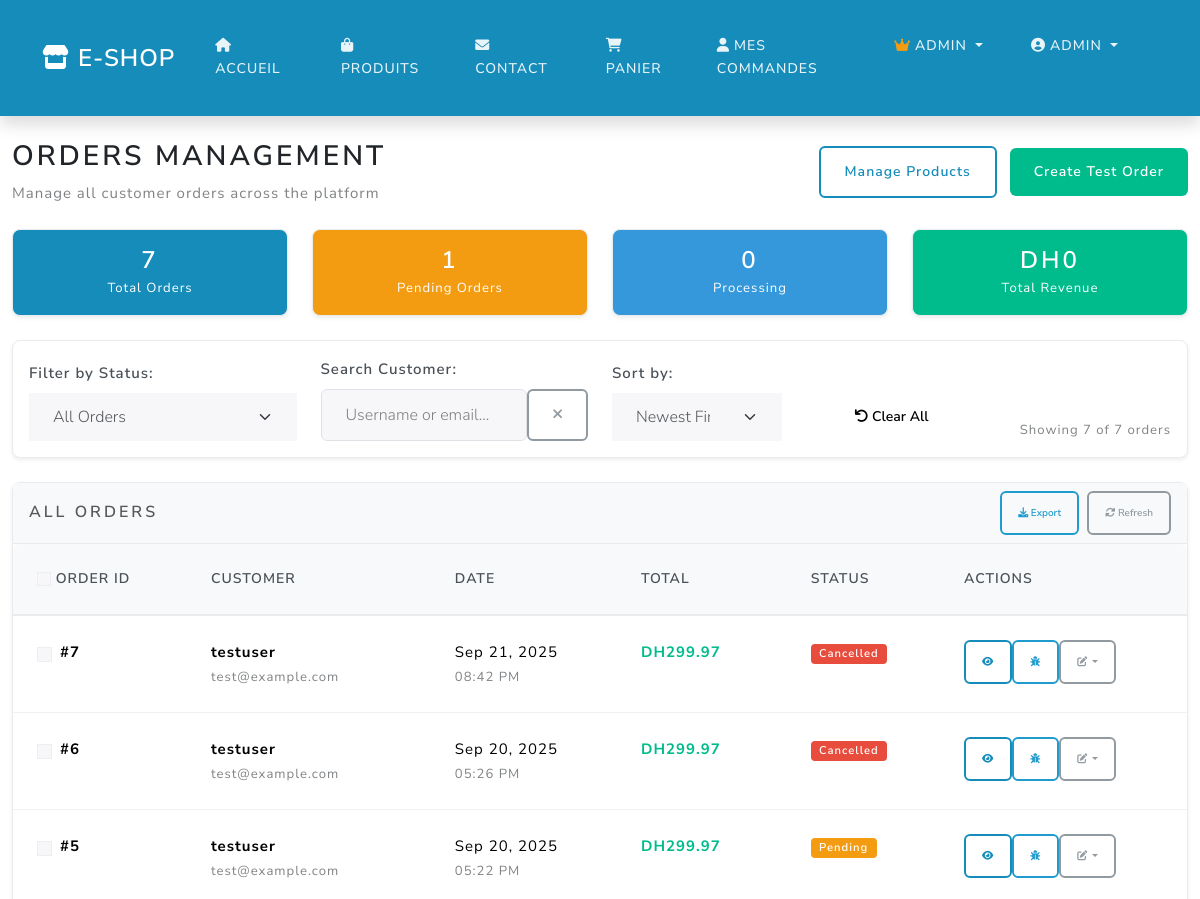
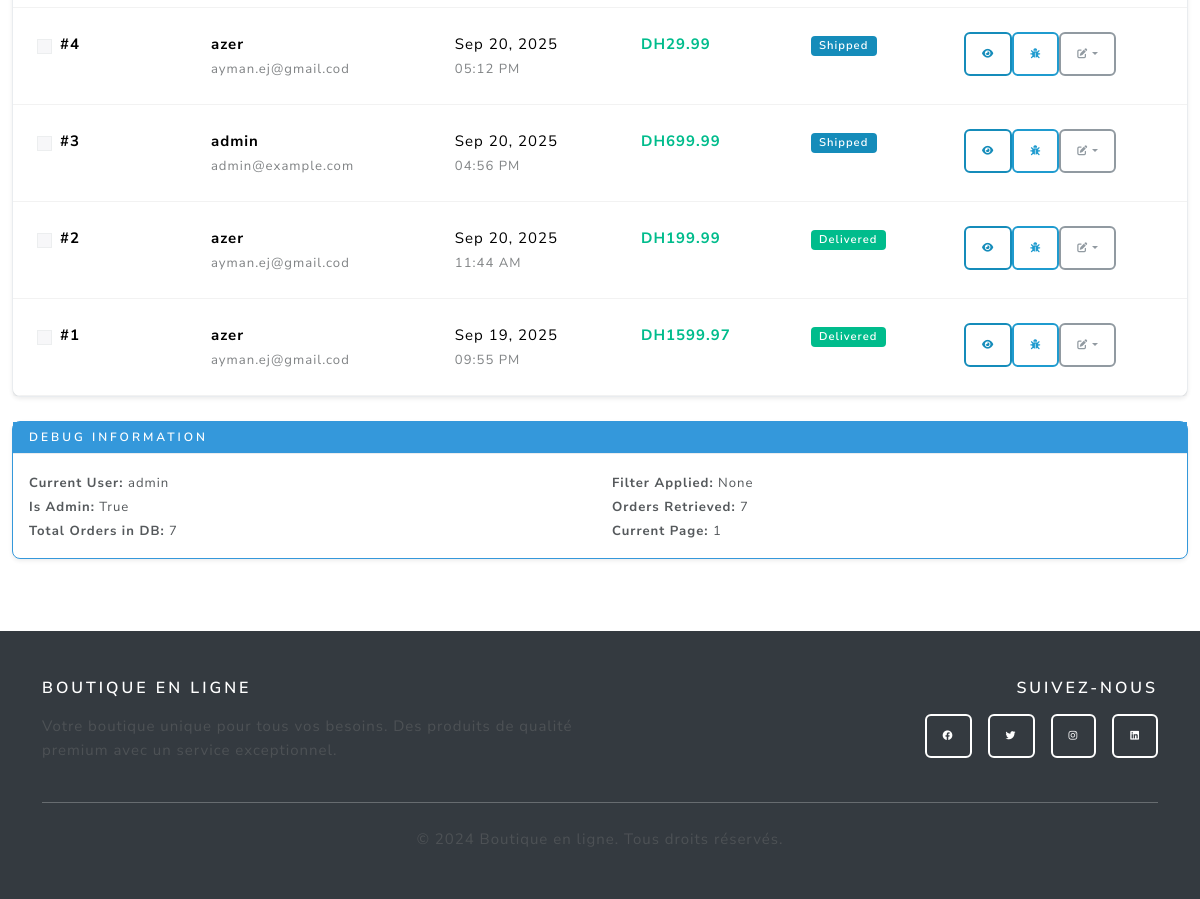
Page /admin/orders (signed in) on the earlier database version (2 pictures, top to bottom).
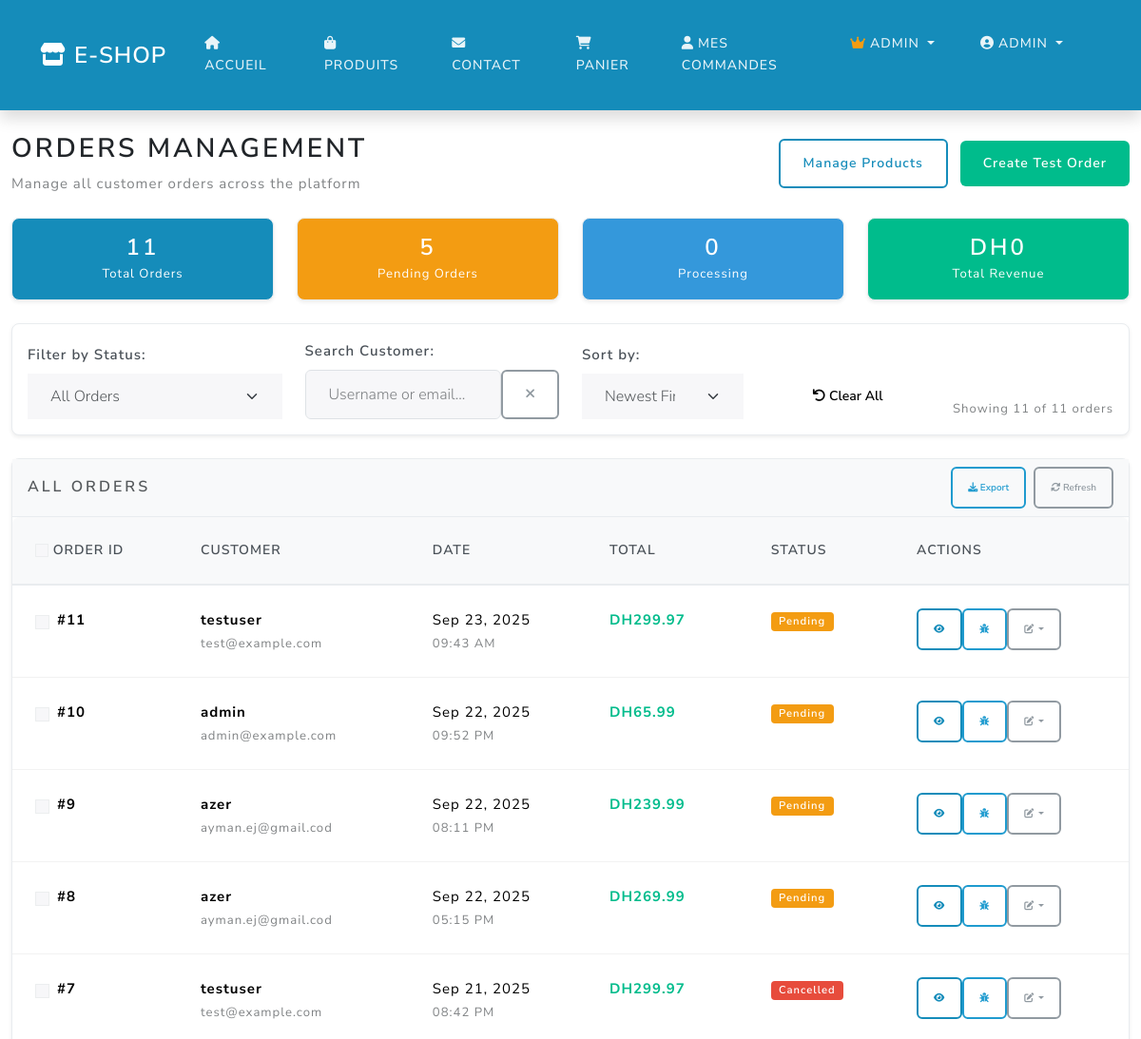
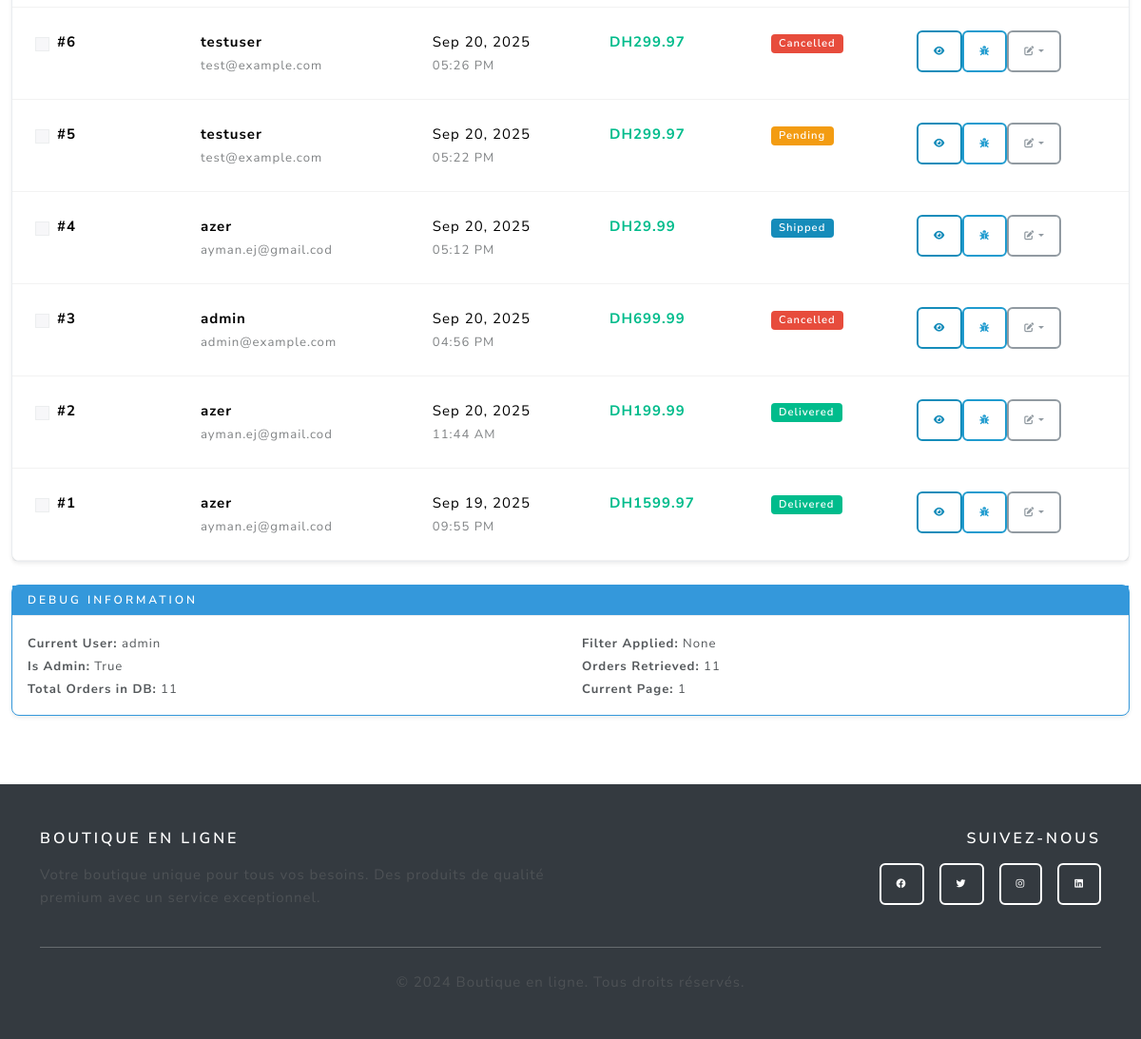
Same page on the later database version (2 pictures, top to bottom).
### main.py (models this page shows)
class User(UserMixin, db.Model):
    id = db.Column(db.Integer, primary_key=True)
    username = db.Column(db.String(80), unique=True, nullable=False)
    email = db.Column(db.String(120), unique=True, nullable=False)
    password_hash = db.Column(db.String(120), nullable=False)
    phone = db.Column(db.String(20), nullable=True)
    address = db.Column(db.Text, nullable=True)
    is_admin = db.Column(db.Boolean, default=False)
    orders = db.relationship('Order', backref='user', lazy=True)

class Order(db.Model):
    id = db.Column(db.Integer, primary_key=True)
    user_id = db.Column(db.Integer, db.ForeignKey('user.id'), nullable=False)
    total = db.Column(db.Float, nullable=False)
    status = db.Column(db.String(20), default='pending')
    created_at = db.Column(db.DateTime, default=db.func.current_timestamp())

### main.py (the view)
@app.route('/admin/orders')
@login_required
def admin_orders():
    if not current_user.is_admin:
        flash('Access denied - Admin privileges required', 'error')
        return redirect(url_for('home'))
    page = request.args.get('page', 1, type=int)
    status_filter = request.args.get('status', '')
    query = Order.query
    if status_filter:
        query = query.filter_by(status=status_filter)
    orders = query.order_by(Order.created_at.desc()).paginate(
        page=page, per_page=20, error_out=False
    )
    stats = {
        'total_orders': Order.query.count(),
        'pending_orders': Order.query.filter_by(status='pending').count(),
        'processing_orders': Order.query.filter_by(status='processing').count(),
        'shipped_orders': Order.query.filter_by(status='shipped').count(),
        'delivered_orders': Order.query.filter_by(status='delivered').count(),
        'completed_orders': Order.query.filter_by(status='completed').count(),
        'cancelled_orders': Order.query.filter_by(status='cancelled').count(),
        'total_revenue': db.session.query(db.func.sum(Order.total))\
            .filter_by(status='completed').scalar() or 0
    }
    return render_template('admin_orders.html',
                         orders=orders,
                         stats=stats,
                         status_filter=status_filter)

### templates/admin_orders.html (shortened to what this page needs)
{% extends "base.html" %}
{% block content %}
<div class="container-fluid py-4">
  <div class="d-flex justify-content-between align-items-center mb-4">
    <div>
      <h2>Orders Management</h2>
      <p class="text-muted mb-0">Manage all customer orders across the platform</p>
    </div>
    <div>
      <a href="{{ url_for('admin_products') }}" class="btn btn-outline-primary me-2">
        Manage Products
      </a>
      <a href="{{ url_for('create_test_order') }}" class="btn btn-success">
        Create Test Order
      </a>
    </div>
  </div>
  {% if stats %}
  <div class="row mb-4" id="statsCards">
    <div class="col-md-3">
      <div class="card text-center bg-primary text-white">
        <div class="card-body">
          <h3 class="mb-0" id="totalOrdersCount">{{ stats.total_orders }}</h3>
          <small>Total Orders</small>
        </div>
      </div>
    </div>
    <div class="col-md-3">
      <div class="card text-center bg-warning text-white">
        <div class="card-body">
          <h3 class="mb-0" id="pendingOrdersCount">{{ stats.pending_orders }}</h3>
          <small>Pending Orders</small>
        </div>
      </div>
    </div>
    <div class="col-md-3">
      <div class="card text-center bg-info text-white">
        <div class="card-body">
          <h3 class="mb-0" id="processingOrdersCount">{{ stats.processing_orders }}</h3>
          <small>Processing</small>
        </div>
      </div>
    </div>
    <div class="col-md-3">
      <div class="card text-center bg-success text-white">
        <div class="card-body">
          <h3 class="mb-0" id="totalRevenueCount">DH{{ "%.0f"|format(stats.total_revenue) }}</h3>
          <small>Total Revenue</small>
        </div>
      </div>
    </div>
  </div>
  {% endif %}
  <div class="card mb-4">
    <div class="card-body">
      <div class="row align-items-end">
        <div class="col-md-3">
          <label class="form-label">Filter by Status:</label>
          <select id="statusFilter" class="form-select">
            <option value="">All Orders</option>
          </select>
        </div>
        <div class="col-md-3">
          <label class="form-label">Search Customer:</label>
          <div class="input-group">
            <input type="text" id="customerSearch" class="form-control" placeholder="Username or email...">
            <button class="btn btn-outline-secondary" type="button" onclick="clearSearch()">
              <i class="fas fa-times"></i>
            </button>
          </div>
        </div>
        <div class="col-md-2">
          <label class="form-label">Sort by:</label>
          <select id="sortOrder" class="form-select">
            <option value="date-desc">Newest First</option>
          </select>
        </div>
        <div class="col-md-2">
          <button type="button" class="btn btn-secondary w-100" onclick="clearAllFilters()">
            <i class="fas fa-undo"></i> Clear All
          </button>
        </div>
        <div class="col-md-2 text-end">
          <small class="text-muted">
            Showing <span id="visibleCount">{{ orders.items|length if orders.items else 0 }}</span>
            of <span id="totalCount">{{ orders.total if orders else 0 }}</span> orders
          </small>
        </div>
      </div>
    </div>
  </div>
  <div class="card">
    <div class="card-header d-flex justify-content-between align-items-center">
      <h5 class="mb-0">All Orders</h5>
      <div class="d-flex gap-2">
        <button class="btn btn-sm btn-outline-info" onclick="exportOrders()">
          <i class="fas fa-download"></i> Export
        </button>
        <button class="btn btn-sm btn-outline-secondary" onclick="refreshOrders()">
          <i class="fas fa-sync-alt"></i> Refresh
        </button>
      </div>
    </div>
    <div class="card-body p-0">
      {% if orders and orders.items %}
      <div class="table-responsive">
        <table class="table table-hover mb-0">
          <thead class="table-light">
            <tr>
              <th>
                <input type="checkbox" id="selectAll" class="form-check-input">
                Order ID
              </th>
              <th>Customer</th>
              <th>Date</th>
              <th>Total</th>
              <th>Status</th>
              <th>Actions</th>
            </tr>
          </thead>
          <tbody id="ordersTableBody">
            {% for order in orders.items %}
            <tr class="order-row"
                data-status="{{ order.status }}"
                data-customer="{{ order.user.username|lower }} {{ order.user.email|lower }}"
                data-date="{{ order.created_at.strftime('%Y-%m-%d %H:%M:%S') }}"
                data-total="{{ order.total }}"
                data-order-id="{{ order.id }}">
              <td>
                <div class="d-flex align-items-center">
                  <input type="checkbox" class="form-check-input me-2 order-checkbox" value="{{ order.id }}">
                  <strong>#{{ order.id }}</strong>
                </div>
              </td>
              <td>
                <div class="customer-info">
                  <strong>{{ order.user.username }}</strong>
                  <br>
                  <small class="text-muted">{{ order.user.email }}</small>
                </div>
              </td>
              <td>
                <div>
                  {{ order.created_at.strftime('%b %d, %Y') }}
                  <br>
                  <small class="text-muted">{{ order.created_at.strftime('%I:%M %p') }}</small>
                </div>
              </td>
              <td>
                <strong class="text-success order-total">DH{{ "%.2f"|format(order.total) }}</strong>
              </td>
              <td>
                <span class="badge order-status bg-{{ 'warning' if order.status == 'pending'
                                        else 'info' if order.status == 'processing'
                                        else 'primary' if order.status == 'shipped'
                                        else 'success' if order.status in ['delivered', 'completed']
                                        else 'danger' }}">
                  {{ order.status|title }}
                </span>
              </td>
              <td>
                <div class="btn-group" role="group">
                  <a href="{{ url_for('admin_order_detail', order_id=order.id) }}"
                     class="btn btn-sm btn-outline-primary" title="View Details">
                    <i class="fas fa-eye"></i>
                  </a>
                  <a href="{{ url_for('debug_order_detail', order_id=order.id) }}"
                     class="btn btn-sm btn-outline-info" title="Debug View">
                    <i class="fas fa-bug"></i>
                  </a>
                  <div class="btn-group" role="group">
                    <button type="button" class="btn btn-sm btn-outline-secondary dropdown-toggle"
                            data-bs-toggle="dropdown">
                      <i class="fas fa-edit"></i>
                    </button>
                  </div>
                </div>
              </td>
            </tr>
            {% endfor %}
          </tbody>
        </table>
      </div>
      {% endif %}
    </div>
  </div>
  <div class="mt-4">
    <div class="card border-info">
      <div class="card-header bg-info text-white">
        <h6 class="mb-0">Debug Information</h6>
      </div>
      <div class="card-body">
        <div class="row">
          <div class="col-md-6">
            <small>
              <strong>Current User:</strong> {{ current_user.username }}<br>
              <strong>Is Admin:</strong> {{ current_user.is_admin }}<br>
              <strong>Total Orders in DB:</strong> {{ stats.total_orders if stats else 'N/A' }}
            </small>
          </div>
          <div class="col-md-6">
            <small>
              <strong>Filter Applied:</strong> <span id="debugCurrentFilter">None</span><br>
              <strong>Orders Retrieved:</strong> {{ orders.items|length if orders and orders.items else 0 }}<br>
              <strong>Current Page:</strong> {{ orders.page if orders else 1 }}
            </small>
          </div>
        </div>
      </div>
    </div>
  </div>
</div>
{% endblock %}

### templates/base.html (shortened to what this page needs)
<!DOCTYPE html>
<html lang="fr">
  <head>
    <link
      href="https://cdn.jsdelivr.net/npm/bootswatch@5.3.2/dist/lux/bootstrap.min.css"
      rel="stylesheet"
    />
    <link
      href="https://cdnjs.cloudflare.com/ajax/libs/font-awesome/6.0.0/css/all.min.css"
      rel="stylesheet"
    />
    <link
      href="{{ url_for('static', filename='css/style.css') }}"
      rel="stylesheet"
    />
  </head>
  <body>
    <nav class="navbar navbar-expand-lg navbar-dark bg-dark">
      <div class="container">
        <a class="navbar-brand fw-bold" href="{{ url_for('home') }}">
          <i class="fas fa-store me-2"></i>E-SHOP
        </a>
        <div class="collapse navbar-collapse" id="navbarNav">
          <ul class="navbar-nav me-auto">
            <li class="nav-item">
              <a class="nav-link" href="{{ url_for('home') }}">
                <i class="fas fa-home me-1"></i>Accueil
              </a>
            </li>
            <li class="nav-item">
              <a class="nav-link" href="{{ url_for('products') }}">
                <i class="fas fa-shopping-bag me-1"></i>Produits
              </a>
            </li>
            <li class="nav-item">
              <a class="nav-link" href="{{ url_for('contact') }}">
                <i class="fas fa-envelope me-1"></i>Contact
              </a>
            </li>
          </ul>
          <ul class="navbar-nav">
            {% if current_user.is_authenticated %}
              <li class="nav-item">
                <a class="nav-link position-relative" href="{{ url_for('cart') }}">
                  <i class="fas fa-shopping-cart me-1"></i>Panier
                </a>
              </li>
              <li class="nav-item">
                <a class="nav-link" href="{{ url_for('dashboard') }}">
                  <i class="fas fa-user me-1"></i>Mes commandes
                </a>
              </li>
              {% if current_user.is_admin %}
  <li class="nav-item dropdown">
    <a class="nav-link dropdown-toggle" href="#" role="button" data-bs-toggle="dropdown">
      <i class="fas fa-crown me-1 text-warning"></i>Admin
    </a>
  </li>
{% endif %}
              <li class="nav-item dropdown">
                <a class="nav-link dropdown-toggle" href="#" role="button" data-bs-toggle="dropdown">
                  <i class="fas fa-user-circle me-1"></i>{{ current_user.username }}
                </a>
              </li>
            {% endif %}
          </ul>
        </div>
      </div>
    </nav>
    <main>{% block content %}{% endblock %}</main>
    <footer class="bg-dark text-light py-5 mt-5">
      <div class="container">
        <div class="row">
          <div class="col-md-6">
            <h5 class="fw-bold mb-3">Boutique en ligne</h5>
            <p class="text-muted">
              Votre boutique unique pour tous vos besoins. Des produits de qualité
              premium avec un service exceptionnel.
            </p>
          </div>
          <div class="col-md-6 text-md-end">
            <h5 class="fw-bold mb-3">Suivez-nous</h5>
            <div class="d-flex justify-content-md-end gap-3">
              <a href="#" class="btn btn-outline-light btn-sm">
                <i class="fab fa-facebook"></i>
              </a>
              <a href="#" class="btn btn-outline-light btn-sm">
                <i class="fab fa-twitter"></i>
              </a>
              <a href="#" class="btn btn-outline-light btn-sm">
                <i class="fab fa-instagram"></i>
              </a>
              <a href="#" class="btn btn-outline-light btn-sm">
                <i class="fab fa-linkedin"></i>
              </a>
            </div>
          </div>
        </div>
        <hr class="my-4" />
        <div class="text-center">
          <p class="text-muted mb-0">
            &copy; 2024 Boutique en ligne. Tous droits réservés.
          </p>
        </div>
      </div>
    </footer>
  </body>
</html>

Differences in the rows shown:
added Order: id "11", user.username "testuser", user.email "test@example.com", created_at "Sep 23, 2025", created_at "09:43 AM", total "299.97", status "Pending"
added Order: id "10", user.username "admin", user.email "admin@example.com", created_at "Sep 22, 2025", created_at "09:52 PM", total "65.99", status "Pending"
added Order: id "9", user.username "azer", user.email "ayman.ej@gmail.cod", created_at "Sep 22, 2025", created_at "08:11 PM", total "239.99", status "Pending"
added Order: id "8", user.username "azer", user.email "ayman.ej@gmail.cod", created_at "Sep 22, 2025", created_at "05:15 PM", total "269.99", status "Pending"
changed Order "04:56 PM": status "Shipped" → "Cancelled"
Other differences:
{{ stats.total_orders }}: "7" → "11"
{{ stats.pending_orders }}: "1" → "5"
{{ orders.items|length if orders.items else 0 }}: "7" → "11"
{{ orders.total if orders else 0 }}: "7" → "11"
{{ stats.total_orders if stats else 'N/A' }}: "7" → "11"
{{ orders.items|length if orders and orders.items else 0 }}: "7" → "11"
